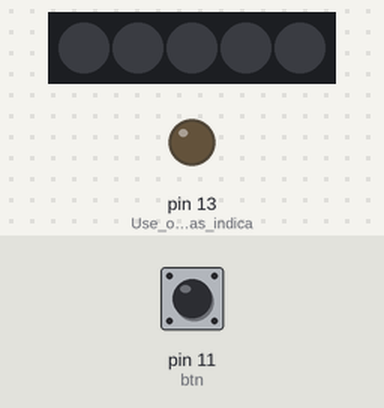
The sketch below on a simulated Arduino Uno, built with avr-gcc and run on an emulated ATmega328P. On the bench: 5 RGB LEDs in strip order, left to right, output pins drawn as LEDs (lit = HIGH). The test bench sets the inputs (shaded band); at power-on: pin 11 (btn) HIGH. Dim RGB values are drawn brighter than linear.

Above: at 1.2 s.
1.3 s: pin 11 (btn) pulled LOW for 0.15 s
At 1.79 s:
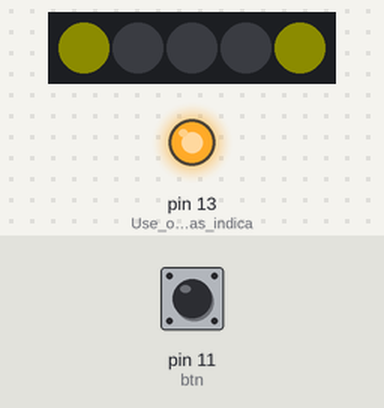
4.0 s: pin 11 (btn) pulled LOW for 1 s
At 7.3 s:
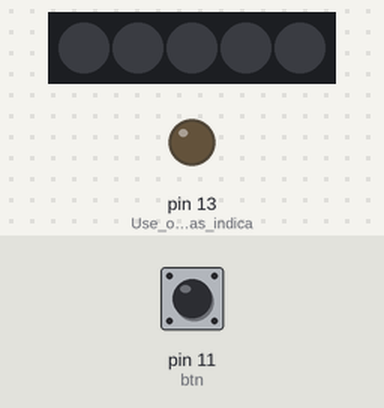
7.6 s: pin 11 (btn) pulled LOW for 0.15 s
At 7.9 s:
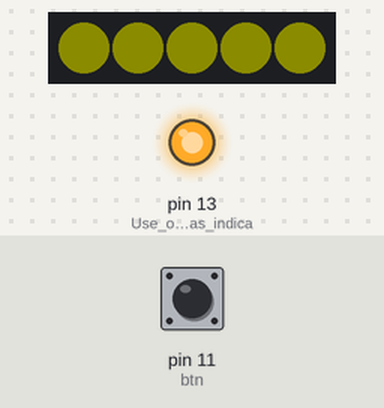
9.8 s: pin 11 (btn) pulled LOW for 3.2 s
At 13.66 s:
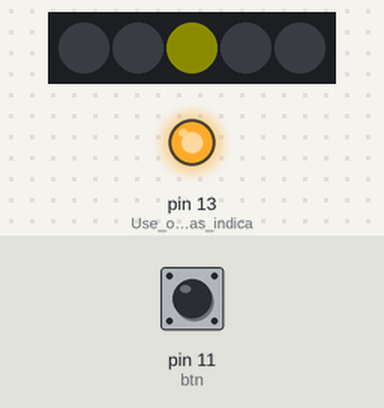
Timing chart, 0 to 16.5 s (numbered marks = the images above; inputs shaded):
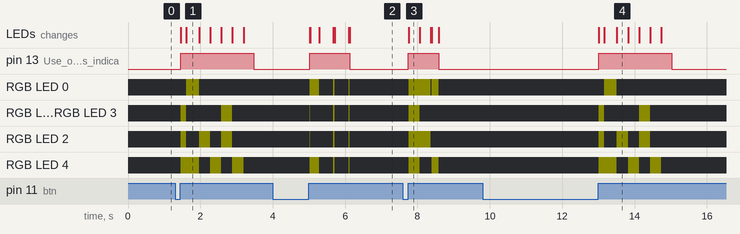

The sketch:

dbBoardsHiddenMessages.ino
```cpp
// (licence header left out)
//---------------------------------------------------------------------------------------------------------
// Create the text strings you wish to use in your exposure here
const String exposureText = "abcdefghijklmnopqrstuvwxyz. -";
const String exposureText2 = "Come visit us at";
const String exposureText3 = "dbboards.com";

// This is the simple 5x4 pixel alphabet represented as hex recorded bianary values
// A-I
// J-R
// S-Z
// " ", ".", "-"
const PROGMEM  uint16_t alpha[]  =
  {0x1E,0x05,0x05,0x1E,0x1F,0x15,0x17,0x1C,0x1F,0x11,0x11,0x11,0x1F,0x11,0x11,0x0E,0x1F,0x15,0x15,0x11,0x1F,0x05,0x05,0x01,0x1F,0x11,0x15,0x1D,0x1F,0x04,0x04,0x1F,0x11,0x1F,0x1F,0x11,
  0x19,0x11,0x1F,0x01,0x1F,0x04,0x0A,0x11,0x1F,0x10,0x10,0x10,0x1F,0x06,0x06,0x1F,0x1F,0x06,0x0C,0x1F,0x0E,0x11,0x11,0x0E,0x1F,0x05,0x05,0x07,0x0E,0x11,0x19,0x1E,0x1F,0x05,0x0D,0x17,
  0x17,0x15,0x15,0x1D,0x01,0x1F,0x1F,0x01,0x1F,0x10,0x10,0x1F,0x07,0x18,0x18,0x07,0x1F,0x0C,0x0C,0x1F,0x11,0x0E,0x0E,0x11,0x03,0x1E,0x1E,0x03,0x19,0x1D,0x17,0x13,
  0x00,0x00,0x00,0x00,0x00,0x10,0x00,0x00,0x00,0x04,0x04,0x00};

const int wait = 15;                                // Length of one pixel in ms
const int r = 100, g = 100, b = 100;                // Pick the color of your text here
const int btn = 11;                                 // D11 will be our button pin
#include <Adafruit_NeoPixel.h>                      // https://github.com/adafruit/Adafruit_NeoPixel
#define PIN 1                                       // Pin 1 (tx) for serial communication with LED strip
// 5  Number of pixels in strip, NEO_GRB  Pixels are wired for GRB bitstream, NEO_KHZ800  800 KHz bitstream
Adafruit_NeoPixel strip = Adafruit_NeoPixel(5, PIN, NEO_GRB + NEO_KHZ800);
//-----------------------------------------------------------------------------------------------------------
void setup() {                                      // The setup program ones only once after power-up or reset
  strip.begin();                                    // Activate the LED strand
  strip.show();                                     // Initialize all pixels to 'off'
  strip.setBrightness(30);                          // Affects the brightness of the entire program (0-255)
  pinMode(btn, INPUT_PULLUP);                       // Setup pin for raw button
  pinMode(13, OUTPUT);                              // Use onboard LED as indicator for user
}
//-----------------------------------------------------------------------------------------------------------
void loop() {                                       // Loop lets the user button control their text exposures
  while(digitalRead(btn)) delay(100);               // Wait while the button is inactive
  while(!digitalRead(btn)) delay(20);               // Don't start program until button is released
  digitalWrite(13, HIGH);                           // Show the user the exposure is running
  textConverter(exposureText);                      // Run the exposure of the selected text
  digitalWrite(13, LOW);                            // Show the user the exposure is complete
  while(digitalRead(btn)) delay(100);               // Wait while the button is inactive
  while(!digitalRead(btn)) delay(20);               // Don't start program until button is released
  digitalWrite(13, HIGH);                           // Show the user the exposure is running
  textConverter(exposureText2);                     // Run the exposure of the selected text
  digitalWrite(13, LOW);                            // Show the user the exposure is complete
  while(digitalRead(btn)) delay(100);               // Wait while the button is inactive
  while(!digitalRead(btn)) delay(20);               // Don't start program until button is released
  digitalWrite(13, HIGH);                           // Show the user the exposure is running
  textConverter(exposureText3);                     // Run the exposure of the selected text
  digitalWrite(13, LOW);                            // Show the user the exposure is complete
}
//-----------------------------------------------------------------------------------------------------------
void textConverter(String inputText){               // Parses each letter into showLetter() for exposing
  for(int i = 0; i < inputText.length(); i++){      // Step through each letter in the current string
    int letter = int(inputText.charAt(i));          // Convert the ASCII value to an integer
    if(letter > 96 && letter < 123) letter -= 97;   // If the letter is lower case, make a = 0
    else if(letter>64 && letter<91) letter -= 65;   // If the letter is upper case, make A - 0
    else if(letter == 32) letter = 26;              // If the letter is a space use the alphabet character at 26
    else if(letter == 46) letter = 27;              // If the letter is a . use the alphabet character at 27
    else letter = 28;                               // If the letter is not in the alphabet we made, use "-"
    showLetter(letter);                             // Expose the current letter
  }
}
//-----------------------------------------------------------------------------------------------------------
void showLetter(int cha){                           // Expose the current letter on the hidden messages wand
  for(int b = 0; b < 4; b++){                       // Step through the four cols of the letter
    int stack = int(pgm_read_word_near(alpha + (cha*4 + b))); // Recall the col from memory
    if(stack > 15){                                 // If the number is large enough
      strip.setPixelColor(4, strip.Color(r,g,b));   // Turn on the first bianary digit
      stack -= 16;                                  // Delete it from the bianary total
    }
    else strip.setPixelColor(4, strip.Color(0,0,0));// If not, turn it off and continue
    if(stack > 7){                                  // If the number is large enough
      strip.setPixelColor(3, strip.Color(r,g,b));   // Turn on the second bianary digit
      stack -= 8;                                   // Delete it from the bianary total
    }
    else strip.setPixelColor(3, strip.Color(0,0,0));// If not, turn it off and continue
    if(stack > 3){                                  // If the number is larg enough
      strip.setPixelColor(2, strip.Color(r,g,b));   // Turn on the third bianary digit
      stack -= 4;                                   // Delete it from the bianary total
    }
    else strip.setPixelColor(2, strip.Color(0,0,0));// If not, turn it off and continue
    if(stack > 1){                                  // If the number is large enough
      strip.setPixelColor(1, strip.Color(r,g,b));   // Turn on the fourth bianary digit
      stack -= 2;                                   // Delete it from the bianary total
    }
    else strip.setPixelColor(1, strip.Color(0,0,0));// If not, turn it off and continue
    if(stack > 0) strip.setPixelColor(0, strip.Color(r,g,b)); // If valu is 1 turn last digit on
    else strip.setPixelColor(0, strip.Color(0,0,0));// If not, turn it off
    strip.show();                                   // Update and expose this col of the letter
    delay(wait);                                    // Leave it on for the length of one pixel
  }
  for(int a = 0; a < 5; a++){                       // Step through all 5 LEDs
    strip.setPixelColor(a, strip.Color(0,0,0));     // Turn them each off
  }
  strip.show();                                     // Update the strip
  delay(wait/2);                                    // Make a half pixel gap between letters
}
//-----------------------------------------------------------------------------------------------------------
```

Measured:
- after the input at 1.3 s, pin 13 (Use_onboard_LED_as_indica): LOW → HIGH after 0.16 s, → LOW 2.0 s later; RGB LED 0: off → RGB(12, 12, 0) after 0.32 s, → off 0.35 s later
- after the input at 4.0 s, pin 13 (Use_onboard_LED_as_indica): LOW → HIGH after 1.0 s, → LOW 1.1 s later; RGB LED 0: off → RGB(12, 12, 0) after 1.0 s, then repeats every 0.42 s: off 0.39 s, RGB(12, 12, 0) 0.03 s, until it stays off from 6.1 s
- after the input at 7.6 s, pin 13 (Use_onboard_LED_as_indica): LOW → HIGH after 0.15 s, → LOW 0.84 s later; RGB LED 0: off → RGB(12, 12, 0) after 0.15 s, → off 0.62 s later, → RGB(12, 12, 0) 0.02 s later, → off 0.19 s later
- after the input at 9.8 s, pin 13 (Use_onboard_LED_as_indica): LOW → HIGH after 3.2 s, → LOW 2.0 s later; RGB LED 0: off → RGB(12, 12, 0) after 3.4 s, → off 0.35 s later
